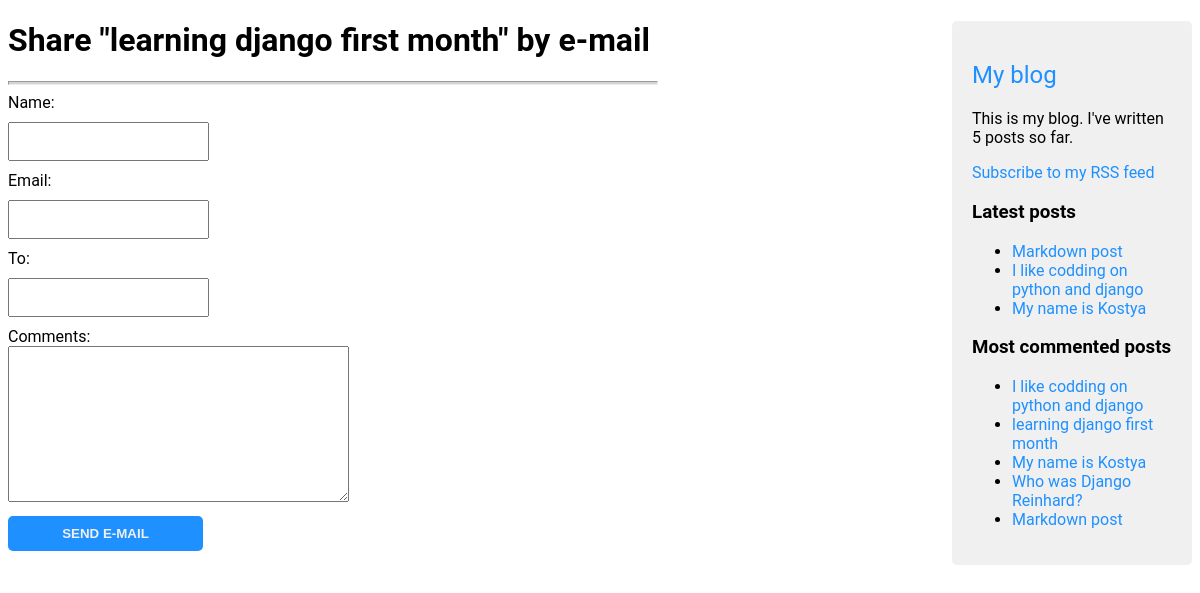
/blog/2/share/, run on the app's committed database.
### blog/models.py (models this page shows, shortened)
class Post(models.Model):
    STATUS_CHOICES = (
        ('draft', 'Draft'),
        ('published', 'Published'),
    )
    title = models.CharField(max_length=250)
    slug = models.SlugField(max_length=250, unique_for_date='publish')
    author = models.ForeignKey('auth.User', on_delete=models.CASCADE, related_name='blog_posts')
    body = models.TextField()
    publish = models.DateTimeField(default=timezone.now)
    created = models.DateTimeField(auto_now_add=True)
    updated = models.DateTimeField(auto_now=True)
    status = models.CharField(max_length=10, choices=STATUS_CHOICES, default='draft')
    tags = TaggableManager()
    class Meta:
        ordering = ('-publish',)
    def get_absolute_url(self):
        return reverse('post_detail',
                       args=[self.publish.year,
                             self.publish.strftime('%m'),
                             self.publish.strftime('%d'),
                             self.slug])

### blog/views.py (the view)
# urls.py: re_path(r'^(?P<post_id>\d+)/share/$', views.post_share, name='post_share'),
def post_share(request, post_id):
    post = get_object_or_404(Post, id=post_id, status='published')
    sent = False
    cd = None
    if request.method == 'POST':
        form = EmailPostForm(request.POST)
        if form.is_valid():
            cd = form.cleaned_data
            post_url = request.build_absolute_uri(post.get_absolute_url())
            subject = '{} ({}) recommends you reading "{}"'.format(cd['name'], cd['email'], post.title)
            message = 'Read "{}" at {}\n\n{}\'s comments: {}'.format(post.title, post_url, cd['name'], cd['comments'])
            send_mail(subject, message, 'admin@myblog.com', [cd['to']])
            sent = True
        cd = form.cleaned_data
    else:
        form = EmailPostForm()
    return render(request, 'blog/post/share.html', {'post': post,
                                                    'form': form,
                                                    'sent': sent,
                                                    'cd': cd})

### blog/forms.py
class EmailPostForm(forms.Form):
    name = forms.CharField(max_length=25)
    email = forms.EmailField()
    to = forms.EmailField()
    comments = forms.CharField(required=False, widget=forms.Textarea)

### blog/templatetags/blog_tags.py (called while the page is built)
@register.simple_tag
def total_posts():
    return Post.objects.filter(status='published').count()

@register.inclusion_tag('blog/post/latest_posts.html')
def show_latest_posts(count=5):
    latest_posts = Post.objects.filter(status='published').order_by('-publish')[:count]
    return {'latest_posts': latest_posts}

@register.simple_tag
def get_most_commented_posts(count=5):
    return Post.objects.filter(status='published').annotate(total_comments=Count('comments')).order_by('-total_comments')[:count]

### templates/blog/post/share.html (shortened to what this page needs)
{% extends "blog/base.html" %}
{% block content %}
    {% if sent %}
        <h1>E-mail successfully sent</h1>
        <p>
            "{{ post.title }}" was successfully sent to {{ cd.to }}.
        </p>
    {% else %}
        <h1>Share "{{ post.title }}" by e-mail</h1>
        <hr>
        <form action="." method="post">
            {% for field in form %}
            <div>{{ field.label_tag }}</div>
            <div>{{ field }}</div>
            {% endfor %}
            <input type="submit" value="Send e-mail">
        </form>
    {% endif %}
{% endblock %}

### templates/blog/base.html (shortened to what this page needs)
{% load blog_tags %}
{% load static %}
<!DOCTYPE html>
<html lang="">
<head>
    <link href="{% static "css/blog.css" %}" rel="stylesheet">
</head>
<body>
<div style="">
    <div class="sidebar">
        <h2>
            <a href="{% url 'post_list' %}">My blog</a>
        </h2>
        <p>This is my blog. I've written {% total_posts %} posts so far.</p>
        <p><a href="{% url 'post_feed' %}">Subscribe to my RSS feed</a></p>
        <h3>Latest posts</h3>
        {% show_latest_posts 3 %}
        <h3>Most commented posts</h3>
        {% get_most_commented_posts as most_commented_posts %}
        <ul>
            {% for post in most_commented_posts %}
                <li>
                    <a href="{{ post.get_absolute_url }}">{{ post.title }}</a>
                </li>
            {% endfor %}
        </ul>
    </div>
    <div class="content">
        {% block content %}
        {% endblock %}
    </div>
</div>
</body>
</html>

### templates/blog/post/latest_posts.html
<ul>
    {% for post in latest_posts %}
        <li>
            <a href="{{ post.get_absolute_url }}">{{ post.title }}</a>
        </li>
    {% endfor %}
</ul>

### static/css/blog.css (style rules this page uses)
.sidebar { background: #f0f0f0; padding: 20px; width: 200px; float: right; font-family: "Roboto", "Lucida Grande", "DejaVu Sans", "Bitstream Vera Sans", Verdana, Arial, sans-serif; border-radius: 5px; }
.sidebar a { font-weight: normal; text-decoration: none; color: dodgerblue; }
.content { font-family: "Roboto", "Lucida Grande", "DejaVu Sans", "Bitstream Vera Sans", Verdana, Arial, sans-serif; width: 650px; }
hr { background-color: lightgray; color: lightgray; height: 2px; }
form input[type=submit] { padding: 10px; margin: 10px 0; border: none; background-color: dodgerblue; font-weight: 600; border-radius: 5px; width: 30%; color: #f0f0f0; text-transform: uppercase; }
form input[type=text] { padding: 10px; margin: 10px 0; }
form input[type=email] { padding: 10px; margin: 10px 0; }

### data on the page
Post: title "Markdown post"
Post: title "I like codding on python and django"
Post: title "My name is Kostya"
Post: title "learning django first month"
Post: title "Who was Django Reinhard?"

### other printed values
{{ field.label_tag }} "Name:" "Email:" "To:" "Comments:"
